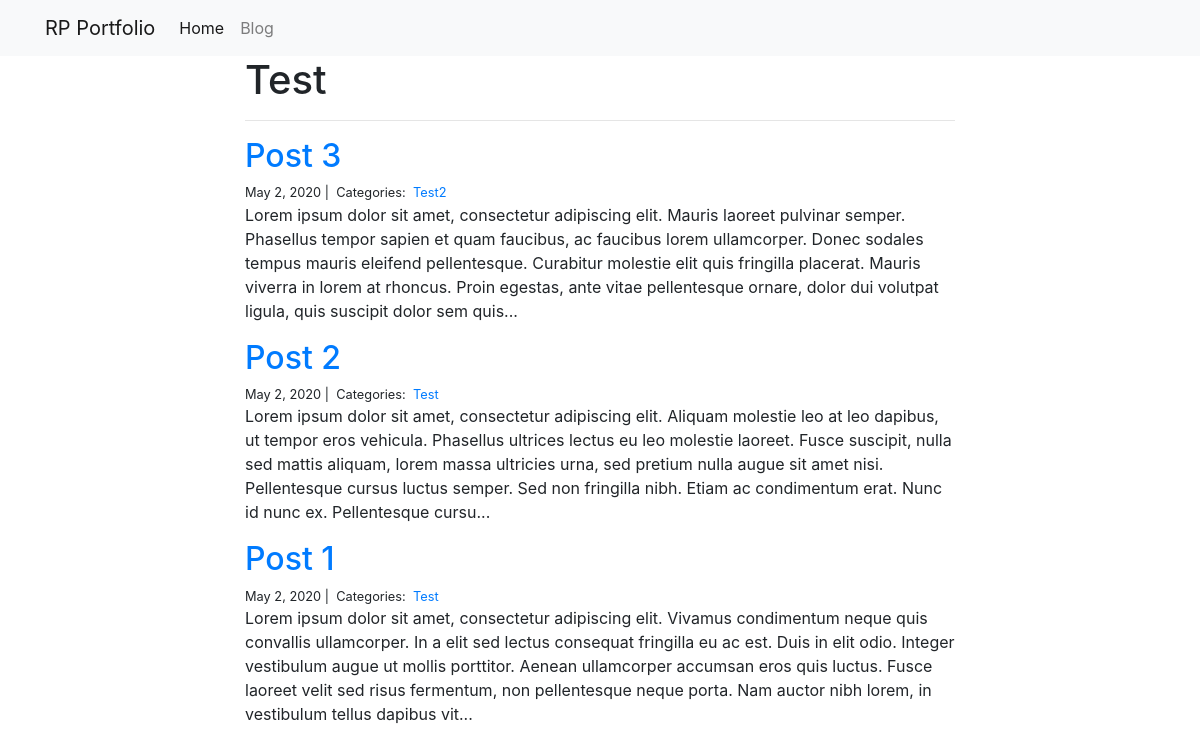
Page /blog/Test/ on the committed database.
### blog/models.py (models this page shows)
class Category(models.Model):
    name = models.CharField(max_length=20)

class Post(models.Model):
    title = models.CharField(max_length=255)
    body = models.TextField()
    created_on = models.DateTimeField(auto_now_add=True)
    last_modified = models.DateTimeField(auto_now=True)
    categories = models.ManyToManyField("Category", related_name="posts")

### blog/views.py (the view)
# urls.py: path("<category>/", views.blog_category, name="blog_category"),
def blog_category(request, category):
    posts = Post.objects.filter(categories__name__contains=category).order_by(
        "-created_on"
    )
    context = {"category": category, "posts": posts}
    return render(request, "blog_category.html", context)

### blog/templates/blog_category.html
{% extends "base.html" %}
{% block page_content %}
<div class="col-md-8 offset-md-2">
    <h1>{{ category | title }}</h1>
    <hr>
    {% for post in posts %}
        <h2><a href="{% url 'blog_detail' post.pk%}">{{ post.title }}</a></h2>
        <small>
            {{ post.created_on.date }} |&nbsp;
            Categories:&nbsp;
            {% for category in post.categories.all %}
            <a href="{% url 'blog_category' category.name %}">
                {{ category.name }}
            </a>&nbsp;
            {% endfor %}
        </small>
        <p>{{ post.body | slice:":400" }}...</p>
    {% endfor %}
</div>
{% endblock %}

### personal_portfolio/templates/base.html (shortened to what this page needs)
<link rel="stylesheet" href="https://stackpath.bootstrapcdn.com/bootstrap/4.1.3/css/bootstrap.min.css">
<nav class="navbar navbar-expand-lg navbar-light bg-light">
    <div class="container">
        <a class="navbar-brand" href="{% url 'project_index' %}">RP Portfolio</a>
        <div class="collapse navbar-collapse" id="navbarSupportedContent">
          <ul class="navbar-nav mr-auto">
            <li class="nav-item active">
              <a class="nav-link" href="{% url 'project_index' %}">Home</a>
            </li>
            <li class="nav-item">
              <a class="nav-link" href="{% url 'blog_index' %}">Blog</a>
            </li>
          </ul>
        </div>
    </div>
</nav>
<div class="container">
    {% block page_content %}{% endblock %}
</div>

### rows in the picture
Category: name "Test"
Post: title "Post 3", created_on "May 2, 2020", body "Lorem ipsum dolor sit amet, consectetur adipiscing elit. Mauris laoreet pulvinar semper. Phasellus tempor sapien et quam faucibus, ac faucibus lorem ullamcorper. Donec sodales tempus mauris eleifend pellentesque. Curabitur molestie elit quis fringilla placerat. Mauris viverra in lorem at rhoncus. Proin egestas, ante vitae pellentesque ornare, dolor dui volutpat ligula, quis suscipit dolor sem quis"
Category: name "Test2"
Post: title "Post 2", created_on "May 2, 2020", body "Lorem ipsum dolor sit amet, consectetur adipiscing elit. Aliquam molestie leo at leo dapibus, ut tempor eros vehicula. Phasellus ultrices lectus eu leo molestie laoreet. Fusce suscipit, nulla sed mattis aliquam, lorem massa ultricies urna, sed pretium nulla augue sit amet nisi. Pellentesque cursus luctus semper. Sed non fringilla nibh. Etiam ac condimentum erat. Nunc id nunc ex. Pellentesque cursu"
Post: title "Post 1", created_on "May 2, 2020", body "Lorem ipsum dolor sit amet, consectetur adipiscing elit. Vivamus condimentum neque quis convallis ullamcorper. In a elit sed lectus consequat fringilla eu ac est. Duis in elit odio. Integer vestibulum augue ut mollis porttitor. Aenean ullamcorper accumsan eros quis luctus. Fusce laoreet velit sed risus fermentum, non pellentesque neque porta. Nam auctor nibh lorem, in vestibulum tellus dapibus vit"
